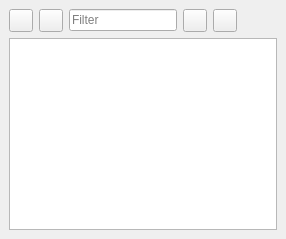
  <widget class="QDockWidget" name="dockWidgetMessages">
   <property name="floating">
    <bool>false</bool>
   </property>
   <property name="windowTitle">
    <string>Pattern messages</string>
   </property>
   <attribute name="dockWidgetArea">
    <number>8</number>
   </attribute>
   <widget class="QWidget" name="dockWidgetContents_4">
    <layout class="QVBoxLayout" name="verticalLayout_2">
     <item>
      <layout class="QHBoxLayout" name="horizontalLayout_2">
       <item>
        <widget class="QToolButton" name="toolButtonClearMessages">
         <property name="toolTip">
          <string>Clear all messages</string>
         </property>
         <property name="text">
          <string notr="true"/>
         </property>
         <property name="icon">
          <iconset theme="edit-clear-history"/>
         </property>
        </widget>
       </item>
       <item>
        <widget class="QToolButton" name="toolButtonAutoRefresh">
         <property name="toolTip">
          <string>Auto refresh the list with each parse</string>
         </property>
         <property name="text">
          <string notr="true"/>
         </property>
         <property name="icon">
          <iconset theme="view-refresh"/>
         </property>
         <property name="checkable">
          <bool>true</bool>
         </property>
         <property name="checked">
          <bool>false</bool>
         </property>
        </widget>
       </item>
       <item>
        <widget class="VLineEdit" name="lineEditMessagesFilter">
         <property name="sizePolicy">
          <sizepolicy hsizetype="MinimumExpanding" vsizetype="Fixed">
           <horstretch>0</horstretch>
           <verstretch>0</verstretch>
          </sizepolicy>
         </property>
         <property name="minimumSize">
          <size>
           <width>1</width>
           <height>0</height>
          </size>
         </property>
         <property name="placeholderText">
          <string>Filter</string>
         </property>
         <property name="clearButtonEnabled">
          <bool>true</bool>
         </property>
        </widget>
       </item>
       <item>
        <widget class="QToolButton" name="toolButtonMessagesZoomInFont">
         <property name="toolTip">
          <string>Zoom in</string>
         </property>
         <property name="text">
          <string notr="true"/>
         </property>
         <property name="icon">
          <iconset theme="zoom-in"/>
         </property>
        </widget>
       </item>
       <item>
        <widget class="QToolButton" name="toolButtonMessagesZoomOutFont">
         <property name="toolTip">
          <string>Zoom out</string>
         </property>
         <property name="text">
          <string notr="true"/>
         </property>
         <property name="icon">
          <iconset theme="zoom-out"/>
         </property>
         <property name="iconSize">
          <size>
           <width>16</width>
           <height>16</height>
          </size>
         </property>
        </widget>
       </item>
       <item>
        <spacer name="horizontalSpacer">
         <property name="orientation">
          <enum>Qt::Orientation::Horizontal</enum>
         </property>
         <property name="sizeType">
          <enum>QSizePolicy::Policy::Expanding</enum>
         </property>
         <property name="sizeHint" stdset="0">
          <size>
           <width>40</width>
           <height>20</height>
          </size>
         </property>
        </spacer>
       </item>
      </layout>
     </item>
     <item>
      <widget class="VPlainTextEdit" name="plainTextEditPatternMessages">
       <property name="readOnly">
        <bool>true</bool>
       </property>
       <property name="maximumBlockCount">
        <number>500</number>
       </property>
      </widget>
     </item>
    </layout>
   </widget>
  </widget>
